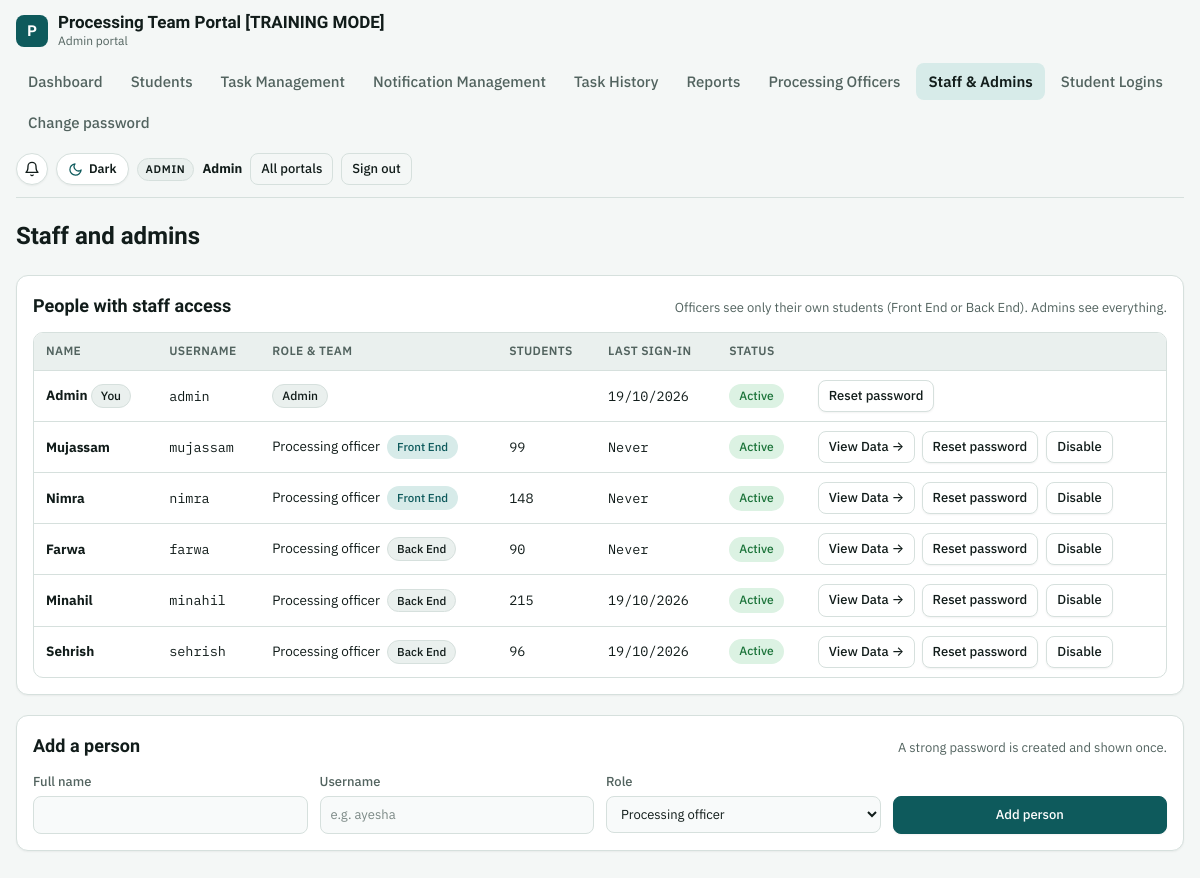
The page /portal/admin/staff.php (signed in) on the database its author committed.
### tables this page shows
CREATE TABLE users (
  id                   INTEGER PRIMARY KEY AUTOINCREMENT,
  name                 TEXT NOT NULL,
  username             TEXT NOT NULL UNIQUE,
  password_hash        TEXT NOT NULL,
  role                 TEXT NOT NULL CHECK(role IN ('admin','officer','student')),
  student_id           INTEGER NULL UNIQUE,
  active               INTEGER NOT NULL DEFAULT 1,
  must_change_password INTEGER NOT NULL DEFAULT 1,
  last_login           TEXT NULL,
  created_at           TEXT NOT NULL, department TEXT DEFAULT 'backend',
  FOREIGN KEY (student_id) REFERENCES students(id) ON DELETE CASCADE
);

### portal/app/bootstrap.php (called while the page is built, shortened)
<?php
$CONFIG = require APP . '/config.php';
if (is_file(APP . '/config.local.php')) {
    $CONFIG = array_merge($CONFIG, require APP . '/config.local.php');
}
function base_url(): string {
    static $b = null;
    if ($b !== null) return $b;
    $doc = realpath($_SERVER['DOCUMENT_ROOT'] ?? '') ?: '';
    $root = realpath(ROOT) ?: ROOT;
    $b = '';
    if ($doc !== '' && str_starts_with($root, $doc)) {
        $b = str_replace('\\', '/', substr($root, strlen($doc)));
    }
    return $b = rtrim($b, '/');
}
function url(string $path = ''): string { return base_url() . '/' . ltrim($path, '/'); }
require APP . '/db.php';
require APP . '/helpers.php';
require APP . '/auth.php';

### portal/app/helpers.php (called while the page is built, shortened)
<?php
function h($v): string { return htmlspecialchars((string)($v ?? ''), ENT_QUOTES | ENT_SUBSTITUTE, 'UTF-8'); }
function fmt_date(?string $d): string {
    return preg_match('/^(\d{4})-(\d{2})-(\d{2})/', $d, $m) ? "$m[3]/$m[2]/$m[1]" : $d;
}

### portal/app/config.php (called while the page is built)
<?php
return [
    'db_host' => 'localhost',
    'db_name' => 'training_portal_db',
    'db_user' => 'training_user',
    'db_pass' => 'CHANGE_ME_training_password',
    'app_name' => 'Processing Team Portal [TRAINING MODE]',
    'base_url' => '',
    'idle_minutes' => 60,
    'max_attempts' => 20,
    'timezone' => 'Asia/Karachi',
    'debug' => true,
];

### portal/app/config.local.php (called while the page is built)
<?php
$trainingDbPath = getenv('TRAINING_PORTAL_SQLITE') ?: (dirname(__DIR__, 2) . '/database/training_portal.sqlite');
return [
    'dsn' => 'sqlite:' . $trainingDbPath,
    'training_db_path' => $trainingDbPath,
    'debug' => true,
];

### portal/app/db.php (called while the page is built, shortened)
<?php
function db(): PDO {
    static $pdo = null;
    global $CONFIG;
    if ($pdo) return $pdo;
    $opts = [
        PDO::ATTR_ERRMODE            => PDO::ERRMODE_EXCEPTION,
        PDO::ATTR_DEFAULT_FETCH_MODE => PDO::FETCH_ASSOC,
        PDO::ATTR_EMULATE_PREPARES   => false,
    ];
    try {
        if (!empty($CONFIG['dsn'])) {
            $pdo = new PDO($CONFIG['dsn'], null, null, $opts);
        } else {
            $dsn = 'mysql:host=' . $CONFIG['db_host'] . ';dbname=' . $CONFIG['db_name'] . ';charset=utf8mb4';
            $pdo = new PDO($dsn, $CONFIG['db_user'], $CONFIG['db_pass'], $opts);
        }
    } catch (PDOException $e) {
        error_log('DB connection failed: ' . $e->getMessage());
        http_response_code(500);
        exit('The portal cannot reach its database. Check app/config.php.');
    }
    return $pdo;
}
function q(string $sql, array $params = []): PDOStatement {
    $st = db()->prepare($sql);
    $st->execute($params);
    return $st;
}

### portal/app/auth.php (called while the page is built, shortened)
<?php
function current_user(?string $role = null): ?array {
    $targetRole = $role;
    $uid = (int)$_SESSION['auth'][$targetRole]['uid'];
    $row = q('SELECT id, name, username, role, student_id, active, must_change_password FROM users WHERE id = ?', [$uid])->fetch();
    return $row;
}
function require_role(string $role, bool $allowPasswordChange = false): array {
    if (!empty($_SESSION['auth'][$role]['uid'])) {
        $u = current_user($role);
        if ($u && $u['role'] === $role) {
            return $u;
        }
    }
}

### portal/admin/staff.php (the view, shortened to what this page needs)
<?php
require __DIR__ . '/../app/bootstrap.php';
require APP . '/layout.php';
$u = require_role('admin');
$people = q("SELECT u.*, (SELECT COUNT(*) FROM students s WHERE s.officer_id = u.id OR s.frontend_officer_id = u.id) AS n FROM users u WHERE role IN ('admin','officer') ORDER BY role, COALESCE(department, 'backend') DESC, name")->fetchAll();
page_start('Staff and admins', $u, PORTALS['admin']['label']);
?>
<h1>Staff and admins</h1>
<section class="panel">
  <div class="panel-h"><h2>People with staff access</h2><p>Officers see only their own students (Front End or Back End). Admins see everything.</p></div>
  <div class="tbl"><table>
    <thead><tr><th>Name</th><th>Username</th><th>Role & Team</th><th>Students</th><th>Last sign-in</th><th>Status</th><th></th></tr></thead>
    <tbody>
    <?php foreach ($people as $p):
        $dept = $p['department'] ?? 'backend';
    ?>
      <tr>
        <td><b><?= h($p['name']) ?></b><?= (int)$p['id'] === (int)$u['id'] ? ' <span class="pill">You</span>' : '' ?></td>
        <td class="mono"><?= h($p['username']) ?></td>
        <td>
          <?php if ($p['role'] === 'admin'): ?>
            <span class="pill">Admin</span>
          <?php else: ?>
            Processing officer <span class="pill <?= $dept === 'frontend' ? 'acc' : '' ?>" style="font-size:0.72rem; margin-left:0.25rem;"><?= $dept === 'frontend' ? 'Front End' : 'Back End' ?></span>
          <?php endif; ?>
        </td>
        <td class="num"><?= $p['role'] === 'officer' ? (int)$p['n'] : '' ?></td>
        <td class="num"><?= $p['last_login'] ? h(fmt_date(substr($p['last_login'], 0, 10))) : 'Never' ?></td>
        <td><span class="pill <?= $p['active'] ? 'ok' : 'bad' ?>"><?= $p['active'] ? 'Active' : 'Disabled' ?></span></td>
        <td><div style="display:flex; gap:0.4rem; align-items:center; flex-wrap:wrap;">
          <?php if ($p['role'] === 'officer'): ?>
            <a class="btn sm ghost" href="<?= h(url('admin/officers.php?id=' . $p['id'])) ?>" title="View <?= h($p['name']) ?>'s Caseload and Workspace">View Data →</a>
          <?php endif; ?>
          <form method="post" class="row-actions"><?= csrf_field() ?><input type="hidden" name="id" value="<?= (int)$p['id'] ?>">
            <button class="btn sm" name="action" value="reset">Reset password</button>
            <?php if ((int)$p['id'] !== (int)$u['id']): ?><button class="btn sm" name="action" value="toggle"><?= $p['active'] ? 'Disable' : 'Enable' ?></button><?php endif; ?>
          </form>
        </div></td>
      </tr>
    <?php endforeach; ?>
    </tbody>
  </table></div>
</section>
<section class="panel">
  <div class="panel-h"><h2>Add a person</h2><p>A strong password is created and shown once.</p></div>
  <form method="post" class="fields">
    <label class="f"><span>Full name</span><input name="name" required maxlength="150"></label>
    <label class="f"><span>Username</span><input name="username" required pattern="[a-z0-9._\-]{3,40}" placeholder="e.g. ayesha" autocomplete="off"></label>
    <label class="f"><span>Role</span><select name="role"><option value="officer">Processing officer</option><option value="admin">Admin</option></select></label>
    <div class="f"><span>&nbsp;</span><button class="btn primary" type="submit">Add person</button></div>
  </form>
</section>
<?php page_end();

### portal/app/layout.php (shortened to what this page needs)
<?php
function nav_items(string $role): array {
    return match ($role) {
        'admin'   => [
            'admin/index.php'            => 'Dashboard',
            'admin/students.php'         => 'Students',
            'admin/task_assignment.php'  => 'Task Management',
            'admin/notifications.php'    => 'Notification Management',
            'admin/task_history.php'     => 'Task History',
            'admin/reports.php'          => 'Reports',
            'admin/officers.php'         => 'Processing Officers',
            'admin/staff.php'            => 'Staff & Admins',
            'admin/logins.php'           => 'Student Logins',
        ],
        'officer' => ['officer/index.php' => 'Dashboard', 'officer/students.php' => 'My students'],
        'student' => ['student/index.php' => 'My file', 'student/tasks.php' => 'My Tasks', 'student/notifications.php' => 'Notifications'],
        default   => [],
    };
}
function theme_toggle_btn(): string {
    return '<button type="button" class="theme-toggle" data-theme-toggle aria-label="Switch theme" title="Switch between Light and Dark mode" aria-pressed="false">'
         . '<svg class="icon-sun" viewBox="0 0 24 24" aria-hidden="true"><circle cx="12" cy="12" r="5"/><line x1="12" y1="1" x2="12" y2="3"/><line x1="12" y1="21" x2="12" y2="23"/><line x1="4.22" y1="4.22" x2="5.64" y2="5.64"/><line x1="18.36" y1="18.36" x2="19.78" y2="19.78"/><line x1="1" y1="12" x2="3" y2="12"/><line x1="21" y1="12" x2="23" y2="12"/><line x1="4.22" y1="19.78" x2="5.64" y2="18.36"/><line x1="18.36" y1="5.64" x2="19.78" y2="4.22"/></svg>'
         . '<svg class="icon-moon" viewBox="0 0 24 24" aria-hidden="true"><path d="M21 12.79A9 9 0 1 1 11.21 3 7 7 0 0 0 21 12.79z"/></svg>'
         . '<span data-theme-label>Dark</span>'
         . '</button>';
}
function notification_bell_btn(?array $u): string {
    $role = $u['role'] ?? 'admin';
    $unread = 0;
    $targetUrl = 'admin/notifications.php';
    try {
        if ($role === 'student') {
            $sid = (int)($u['student_id'] ?? 0);
            $unread = (int)q("SELECT COUNT(*) FROM notifications WHERE (student_id = ? OR (student_id IS NULL AND user_id IS NULL)) AND is_read = 0", [$sid])->fetchColumn();
            $targetUrl = 'student/notifications.php';
        } elseif ($role === 'officer') {
            $uid = (int)($u['id'] ?? 0);
            $unread = (int)q("SELECT COUNT(*) FROM notifications WHERE user_id = ? AND is_read = 0", [$uid])->fetchColumn();
            $targetUrl = 'admin/notifications.php';
        } else {
            $uid = (int)($u['id'] ?? 0);
            $unread = (int)q("SELECT COUNT(*) FROM notifications WHERE (user_id = ? OR (user_id IS NULL AND student_id IS NULL)) AND is_read = 0", [$uid])->fetchColumn();
            $targetUrl = 'admin/notifications.php';
        }
    } catch (Exception $e) {
        $unread = 0;
    }
    $badge = $unread > 0
        ? '<span class="notif-bell-badge" data-count="' . $unread . '">' . ($unread > 99 ? '99+' : $unread) . '</span>'
        : '';
    return '<a href="' . h(url($targetUrl)) . '" class="notif-bell-btn" title="Notification Center' . ($unread > 0 ? " ($unread unread)" : '') . '" aria-label="Notifications">'
         . '<svg class="notif-bell-icon" viewBox="0 0 24 24" fill="none" stroke="currentColor" stroke-width="2" stroke-linecap="round" stroke-linejoin="round">'
         . '<path d="M18 8A6 6 0 0 0 6 8c0 7-3 9-3 9h18s-3-2-3-9"></path>'
         . '<path d="M13.73 21a2 2 0 0 1-3.46 0"></path>'
         . '</svg>'
         . $badge
         . '</a>';
}
function page_start(string $title, ?array $u = null, string $portalLabel = ''): void {
    global $CONFIG;
    $self = ltrim(substr(parse_url($_SERVER['REQUEST_URI'] ?? '', PHP_URL_PATH) ?: '', strlen(base_url())), '/');
    $cookieTheme = $_COOKIE['ptp_theme'] ?? '';
    $htmlThemeAttr = in_array($cookieTheme, ['light', 'dark'], true) ? ' data-theme="' . h($cookieTheme) . '"' : '';
    ?><!doctype html>
<html lang="en"<?= $htmlThemeAttr ?>>
<head>
<link rel="stylesheet" href="<?= h(url('assets/style.css')) ?>">
</head>
<body>
<div class="wrap">
<?php if ($u): ?>
<header class="top">
  <a class="brand" href="<?= h(url('index.php')) ?>" style="text-decoration:none; color:inherit;"><div class="mark">P</div><div><div class="app"><?= h($CONFIG['app_name']) ?></div><small><?= h($portalLabel) ?></small></div></a>
  <nav class="tabs">
    <?php foreach (nav_items($u['role']) as $href => $label):
      $isActive = ($self === $href) ||
                  ($href === 'admin/task_assignment.php' && in_array($self, ['admin/task_assignment.php', 'admin/tasks.php', 'task_assignment.php'], true)) ||
                  ($href === 'admin/notifications.php' && in_array($self, ['admin/notifications.php', 'admin/notification_management.php'], true)) ||
                  ($href === 'admin/task_history.php' && in_array($self, ['admin/task_history.php', 'admin/task_monitor.php'], true));
    ?>
      <a href="<?= h(url($href)) ?>" <?= $isActive ? 'aria-current="page"' : '' ?>><?= h($label) ?></a>
    <?php endforeach; ?>
    <a href="<?= h(url('account/password.php?portal=' . $u['role'])) ?>" <?= $self === 'account/password.php' ? 'aria-current="page"' : '' ?>>Change password</a>
  </nav>
  <div class="who">
    <?= notification_bell_btn($u) ?>
    <?= theme_toggle_btn() ?>
    <span class="role"><?= h(ucfirst($u['role'] === 'officer' ? 'Officer' : $u['role'])) ?></span>
    <b><?= h($u['name']) ?></b>
    <a class="btn sm ghost" href="<?= h(url('index.php')) ?>">All portals</a>
    <form method="post" action="<?= h(url('logout.php')) ?>"><button class="btn sm ghost" type="submit">Sign out</button></form>
  </div>
</header>
<?php else: ?>
<div class="guest-topbar">
  <?= theme_toggle_btn() ?>
</div>
<?php endif; ?>
<main>
<?php endforeach;
}
function page_end(): void { ?>
</main>
</div>
</body>
</html>
<?php }

### rows shown on the page
users: role "Dashboard", role "Students", role "Task Management", role "Notification Management", role "Task History", role "Reports", role "Processing Officers", role "Staff & Admins", role "Student Logins", role "ADMIN", name "Admin", shows "You", username "admin", last_login "19/10/2026", active "Active"
users: name "Mujassam", username "mujassam", role "Processing officer", n "99", shows "Never", active "Active"
users: name "Nimra", username "nimra", role "Processing officer", n "148", shows "Never", active "Active"
users: name "Farwa", username "farwa", role "Processing officer", n "90", shows "Never", active "Active"
users: name "Minahil", username "minahil", role "Processing officer", n "215", last_login "19/10/2026", active "Active"
users: name "Sehrish", username "sehrish", role "Processing officer", n "96", last_login "19/10/2026", active "Active"

### other values the page prints
$CONFIG['app_name'] "Processing Team Portal [TRAINING MODE]"
$portalLabel "Admin portal"
